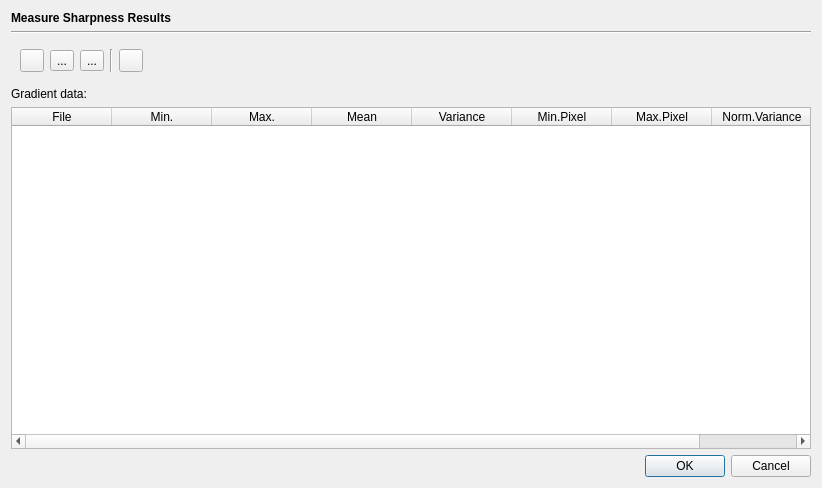
<?xml version="1.0" encoding="UTF-8"?>
<ui version="4.0">
 <class>MeasureSharpnessResultDialog</class>
 <widget class="QDialog" name="MeasureSharpnessResultDialog">
  <property name="geometry">
   <rect>
    <x>0</x>
    <y>0</y>
    <width>822</width>
    <height>488</height>
   </rect>
  </property>
  <property name="windowTitle">
   <string>Dialog</string>
  </property>
  <layout class="QVBoxLayout" name="verticalLayout">
   <item>
    <widget class="QLabel" name="label">
     <property name="font">
      <font>
       <bold>true</bold>
      </font>
     </property>
     <property name="text">
      <string>Measure Sharpness Results</string>
     </property>
    </widget>
   </item>
   <item>
    <widget class="Line" name="line">
     <property name="orientation">
      <enum>Qt::Horizontal</enum>
     </property>
    </widget>
   </item>
   <item>
    <widget class="QWidget" name="widget" native="true">
     <layout class="QHBoxLayout" name="horizontalLayout">
      <item>
       <widget class="QToolButton" name="copyButton">
        <property name="toolTip">
         <string>&lt;html&gt;&lt;head/&gt;&lt;body&gt;&lt;p&gt;Copy filesnames to file list&lt;/p&gt;&lt;/body&gt;&lt;/html&gt;</string>
        </property>
        <property name="text">
         <string/>
        </property>
        <property name="icon">
         <iconset>
          <normalon>:/resources/icons/edit-table-insert-row-above.png</normalon>
         </iconset>
        </property>
       </widget>
      </item>
      <item>
       <widget class="QToolButton" name="saveButton">
        <property name="toolTip">
         <string>&lt;html&gt;&lt;head/&gt;&lt;body&gt;&lt;p&gt;Write results to file&lt;/p&gt;&lt;/body&gt;&lt;/html&gt;</string>
        </property>
        <property name="text">
         <string>...</string>
        </property>
        <property name="icon">
         <iconset>
          <normalon>:/resources/icons/document-save.png</normalon>
         </iconset>
        </property>
       </widget>
      </item>
      <item>
       <widget class="QToolButton" name="logButton">
        <property name="toolTip">
         <string>&lt;html&gt;&lt;head/&gt;&lt;body&gt;&lt;p&gt;Write results to logbook&lt;/p&gt;&lt;/body&gt;&lt;/html&gt;</string>
        </property>
        <property name="text">
         <string>...</string>
        </property>
        <property name="icon">
         <iconset>
          <normalon>:/resources/icons/address-book-new.png</normalon>
         </iconset>
        </property>
       </widget>
      </item>
      <item>
       <widget class="Line" name="line_2">
        <property name="orientation">
         <enum>Qt::Vertical</enum>
        </property>
       </widget>
      </item>
      <item>
       <widget class="QToolButton" name="removeRowsButton">
        <property name="toolTip">
         <string>&lt;html&gt;&lt;head/&gt;&lt;body&gt;&lt;p&gt;Remove selected rows&lt;/p&gt;&lt;/body&gt;&lt;/html&gt;</string>
        </property>
        <property name="text">
         <string/>
        </property>
        <property name="icon">
         <iconset>
          <normalon>:/resources/icons/edit-table-delete-row.png</normalon>
         </iconset>
        </property>
       </widget>
      </item>
      <item>
       <spacer name="horizontalSpacer">
        <property name="orientation">
         <enum>Qt::Horizontal</enum>
        </property>
        <property name="sizeHint" stdset="0">
         <size>
          <width>40</width>
          <height>20</height>
         </size>
        </property>
       </spacer>
      </item>
     </layout>
    </widget>
   </item>
   <item>
    <widget class="QLabel" name="label_2">
     <property name="text">
      <string>Gradient data:</string>
     </property>
    </widget>
   </item>
   <item>
    <widget class="QTableWidget" name="resultTable">
     <property name="editTriggers">
      <set>QAbstractItemView::NoEditTriggers</set>
     </property>
     <property name="selectionBehavior">
      <enum>QAbstractItemView::SelectRows</enum>
     </property>
     <column>
      <property name="text">
       <string>File</string>
      </property>
     </column>
     <column>
      <property name="text">
       <string>Min.</string>
      </property>
     </column>
     <column>
      <property name="text">
       <string>Max.</string>
      </property>
     </column>
     <column>
      <property name="text">
       <string>Mean</string>
      </property>
     </column>
     <column>
      <property name="text">
       <string>Variance</string>
      </property>
     </column>
     <column>
      <property name="text">
       <string>Min.Pixel</string>
      </property>
     </column>
     <column>
      <property name="text">
       <string>Max.Pixel</string>
      </property>
     </column>
     <column>
      <property name="text">
       <string>Norm.Variance</string>
      </property>
     </column>
    </widget>
   </item>
   <item>
    <widget class="QDialogButtonBox" name="buttonBox">
     <property name="orientation">
      <enum>Qt::Horizontal</enum>
     </property>
     <property name="standardButtons">
      <set>QDialogButtonBox::Cancel|QDialogButtonBox::Ok</set>
     </property>
    </widget>
   </item>
  </layout>
 </widget>
 <resources/>
 <connections>
  <connection>
   <sender>buttonBox</sender>
   <signal>accepted()</signal>
   <receiver>MeasureSharpnessResultDialog</receiver>
   <slot>accept()</slot>
   <hints>
    <hint type="sourcelabel">
     <x>248</x>
     <y>254</y>
    </hint>
    <hint type="destinationlabel">
     <x>157</x>
     <y>274</y>
    </hint>
   </hints>
  </connection>
  <connection>
   <sender>buttonBox</sender>
   <signal>rejected()</signal>
   <receiver>MeasureSharpnessResultDialog</receiver>
   <slot>reject()</slot>
   <hints>
    <hint type="sourcelabel">
     <x>316</x>
     <y>260</y>
    </hint>
    <hint type="destinationlabel">
     <x>286</x>
     <y>274</y>
    </hint>
   </hints>
  </connection>
 </connections>
</ui>
